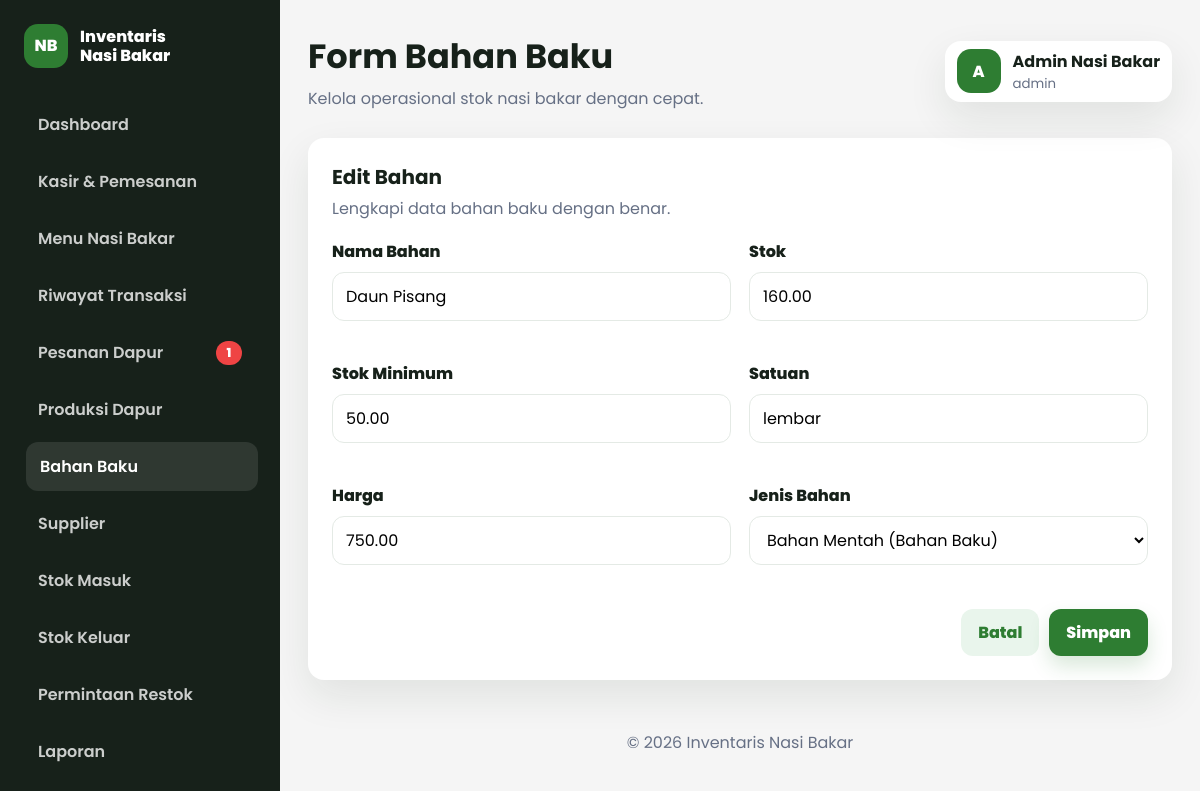
/dashboard/bahan/form.php?id=5 (signed in), run on the app's committed database.
### tables this page shows
CREATE TABLE bahan_baku (
    id INT AUTO_INCREMENT PRIMARY KEY,
    nama_bahan VARCHAR(120) NOT NULL,
    stok DECIMAL(10,2) NOT NULL DEFAULT 0,
    stok_minimum DECIMAL(10,2) NOT NULL DEFAULT 10,
    satuan VARCHAR(30) NOT NULL,
    harga DECIMAL(12,2) NOT NULL DEFAULT 0,
    jenis ENUM('mentah', 'jadi') NOT NULL DEFAULT 'mentah',
    created_at TIMESTAMP DEFAULT CURRENT_TIMESTAMP
);

### includes/functions.php (called while the page is built, shortened)
<?php
function e(?string $value): string
{
    return htmlspecialchars((string) $value, ENT_QUOTES, 'UTF-8');
}
function fetch_one_stmt(mysqli_stmt $stmt): ?array
{
    mysqli_stmt_execute($stmt);
    $result = mysqli_stmt_get_result($stmt);
    $row = mysqli_fetch_assoc($result);
    return $row ?: null;
}

### dashboard/bahan/form.php (the view, shortened to what this page needs)
<?php
require_once __DIR__ . '/../../config/koneksi.php';
require_once __DIR__ . '/../../includes/functions.php';
$id = (int) ($_GET['id'] ?? 0);
$data = ['nama_bahan' => '', 'stok' => '', 'stok_minimum' => '10', 'satuan' => '', 'harga' => ''];
if ($id > 0) {
    $stmt = mysqli_prepare($conn, 'SELECT * FROM bahan_baku WHERE id = ?');
    mysqli_stmt_bind_param($stmt, 'i', $id);
    $row = fetch_one_stmt($stmt);
    $data = $row;
}
include __DIR__ . '/../../includes/header.php';
?>
<section class="panel form-panel">
    <div class="panel-header">
        <div>
            <h2><?= $id ? 'Edit Bahan' : 'Tambah Bahan'; ?></h2>
            <p>Lengkapi data bahan baku dengan benar.</p>
        </div>
    </div>
    <form class="data-form" action="simpan.php" method="post" data-validate>
        <div class="form-grid">
            <div class="form-group">
                <label for="nama_bahan">Nama Bahan</label>
                <input id="nama_bahan" name="nama_bahan" value="<?= e($data['nama_bahan']); ?>" required>
                <small class="error-message"></small>
            </div>
            <div class="form-group">
                <label for="stok">Stok</label>
                <input id="stok" type="number" min="0" step="0.01" name="stok" value="<?= e((string) $data['stok']); ?>" required>
                <small class="error-message"></small>
            </div>
            <div class="form-group">
                <label for="stok_minimum">Stok Minimum</label>
                <input id="stok_minimum" type="number" min="0" step="0.01" name="stok_minimum" value="<?= e((string) ($data['stok_minimum'] ?? 10)); ?>" required>
                <small class="error-message"></small>
            </div>
            <div class="form-group">
                <label for="satuan">Satuan</label>
                <input id="satuan" name="satuan" value="<?= e($data['satuan']); ?>" placeholder="kg, pcs, ikat" required>
                <small class="error-message"></small>
            </div>
            <div class="form-group">
                <label for="harga">Harga</label>
                <input id="harga" type="number" min="0" name="harga" value="<?= e((string) $data['harga']); ?>" required>
                <small class="error-message"></small>
            </div>
            <div class="form-group">
                <label for="jenis">Jenis Bahan</label>
                <select id="jenis" name="jenis" required>
                    <option value="mentah" <?= ($data['jenis'] ?? 'mentah') === 'mentah' ? 'selected' : ''; ?>>Bahan Mentah (Bahan Baku)</option>
                </select>
                <small class="error-message"></small>
            </div>
        </div>
        <div class="form-actions">
            <a class="btn btn-secondary" href="index.php">Batal</a>
            <button class="btn btn-primary" type="submit">Simpan</button>
        </div>
    </form>
</section>
<?php include __DIR__ . '/../../includes/footer.php'; ?>

### assets/css/dashboard.css (style rules this page uses)
:root { --primary: #2E7D32; --primary-dark: #1B5E20; --secondary: #F5F5F5; --accent: #FFC107; --danger: #EF4444; --text: #17211A; --muted: #667085; --border: #E4EAE5; --white: #FFFFFF; --shadow: 0 16px 40px rgba(22, 39, 24, 0.09); }
* { box-sizing: border-box; }
body { margin: 0; font-family: "Poppins", sans-serif; color: var(--text); background: var(--secondary); overflow-x: hidden; }
a { color: inherit; text-decoration: none; }
button, input, textarea, select { font: inherit; }
.stat-card, .panel { border-radius: 16px; background: var(--white); box-shadow: var(--shadow); }
.panel { padding: 24px; margin-bottom: 24px; }
.panel-header { display: flex; align-items: center; justify-content: space-between; gap: 16px; margin-bottom: 18px; min-width: 0; }
.panel-header h2 { margin: 0; font-size: 1.25rem; overflow-wrap: anywhere; }
.panel-header p { margin: 4px 0 0; color: var(--muted); }
.btn, .btn-small { min-height: 44px; display: inline-flex; align-items: center; justify-content: center; border: 1px solid transparent; border-radius: 12px; padding: 10px 16px; font-weight: 800; cursor: pointer; transition: background 0.2s ease, transform 0.2s ease, box-shadow 0.2s ease; text-align: center; white-space: normal; }
.btn-primary { background: var(--primary); color: var(--white); box-shadow: 0 10px 20px rgba(46, 125, 50, 0.18); }
.btn-secondary { background: #E9F5EC; color: var(--primary); }
.data-form { width: 100%; }
.form-grid { display: grid; grid-template-columns: repeat(2, minmax(0, 1fr)); gap: 18px; }
.form-group label { display: block; margin-bottom: 8px; font-weight: 800; }
.form-group input, .form-group select, .form-group textarea { width: 100%; min-height: 46px; border: 1px solid var(--border); border-radius: 12px; padding: 11px 13px; background: var(--white); outline: none; transition: border-color 0.2s ease, box-shadow 0.2s ease; }
.error-message { min-height: 18px; display: block; margin-top: 4px; color: var(--danger); font-size: 0.82rem; }
.form-actions { display: flex; justify-content: flex-end; gap: 10px; margin-top: 22px; }

### data on the page
bahan_baku: nama_bahan "Daun Pisang", stok "160.00", stok_minimum "50.00", satuan "lembar", harga "750.00", jenis "Bahan Mentah (Bahan Baku)"

### other printed values
$sidebarNotifPesananBaru "1"
$pageTitle "Form Bahan Baku"
$initial "A"
$adminName "Admin Nasi Bakar"
$roleLabel "admin"
